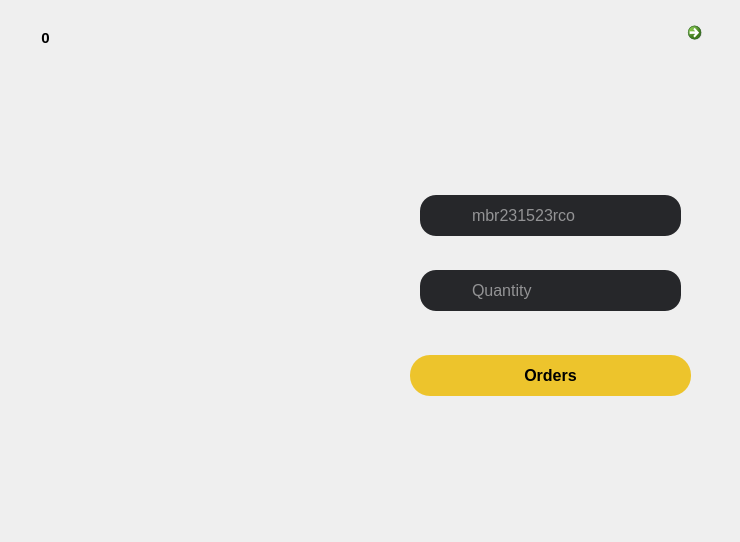
       <widget class="QWidget" name="page_11">
        <widget class="QPushButton" name="pushButton_10">
         <property name="geometry">
          <rect>
           <x>410</x>
           <y>355</y>
           <width>281</width>
           <height>41</height>
          </rect>
         </property>
         <property name="font">
          <font>
           <family>Arial</family>
           <pointsize>12</pointsize>
           <weight>75</weight>
           <bold>true</bold>
          </font>
         </property>
         <property name="styleSheet">
          <string notr="true">QPushButton{
background-color:rgba(237, 196, 44, 1);
color:black;
border-radius:20px;
}

QPushButton:pressed {
      color: white;
    background-color:black;
    color:rgba(237, 196, 44, 1);
}</string>
         </property>
         <property name="text">
          <string>Orders</string>
         </property>
        </widget>
        <widget class="QLineEdit" name="lineEdit_12">
         <property name="geometry">
          <rect>
           <x>420</x>
           <y>195</y>
           <width>261</width>
           <height>41</height>
          </rect>
         </property>
         <property name="font">
          <font>
           <family>Arial</family>
           <pointsize>12</pointsize>
          </font>
         </property>
         <property name="styleSheet">
          <string notr="true">background-color:rgba(38, 39, 42, 1);
border-radius: 16px;
padding-left:50px;
color:white;</string>
         </property>
         <property name="text">
          <string/>
         </property>
         <property name="placeholderText">
          <string>mbr231523rco</string>
         </property>
        </widget>
        <widget class="QLabel" name="label_45">
         <property name="geometry">
          <rect>
           <x>0</x>
           <y>2</y>
           <width>731</width>
           <height>531</height>
          </rect>
         </property>
         <property name="text">
          <string/>
         </property>
         <property name="pixmap">
          <pixmap resource="../images/source.qrc">:/Images/card flat.png</pixmap>
         </property>
         <property name="scaledContents">
          <bool>true</bool>
         </property>
        </widget>
        <widget class="QLabel" name="label_46">
         <property name="geometry">
          <rect>
           <x>430</x>
           <y>275</y>
           <width>31</width>
           <height>31</height>
          </rect>
         </property>
         <property name="styleSheet">
          <string notr="true">backround-color:rgba(82, 82, 82, 1);</string>
         </property>
         <property name="text">
          <string/>
         </property>
         <property name="pixmap">
          <pixmap resource="../images/source.qrc">:/Images/quantity.png</pixmap>
         </property>
         <property name="scaledContents">
          <bool>true</bool>
         </property>
        </widget>
        <widget class="QLabel" name="label_47">
         <property name="geometry">
          <rect>
           <x>430</x>
           <y>200</y>
           <width>31</width>
           <height>31</height>
          </rect>
         </property>
         <property name="styleSheet">
          <string notr="true">backround-color:rgba(82, 82, 82, 1);</string>
         </property>
         <property name="text">
          <string/>
         </property>
         <property name="pixmap">
          <pixmap resource="../images/source.qrc">:/Images/member.png</pixmap>
         </property>
         <property name="scaledContents">
          <bool>true</bool>
         </property>
        </widget>
        <widget class="QCommandLinkButton" name="commandLinkButton_8">
         <property name="geometry">
          <rect>
           <x>680</x>
           <y>15</y>
           <width>41</width>
           <height>41</height>
          </rect>
         </property>
         <property name="text">
          <string/>
         </property>
         <property name="icon">
          <iconset resource="../images/source.qrc">
           <normaloff>:/Images/close.png</normaloff>:/Images/close.png</iconset>
         </property>
         <property name="iconSize">
          <size>
           <width>30</width>
           <height>30</height>
          </size>
         </property>
        </widget>
        <widget class="QLineEdit" name="lineEdit_13">
         <property name="geometry">
          <rect>
           <x>420</x>
           <y>270</y>
           <width>261</width>
           <height>41</height>
          </rect>
         </property>
         <property name="font">
          <font>
           <family>Arial</family>
           <pointsize>12</pointsize>
          </font>
         </property>
         <property name="styleSheet">
          <string notr="true">background-color:rgba(38, 39, 42, 1);
border-radius: 16px;
padding-left:50px;
color:white;</string>
         </property>
         <property name="text">
          <string/>
         </property>
         <property name="placeholderText">
          <string>Quantity</string>
         </property>
        </widget>
        <widget class="QLabel" name="label_66">
         <property name="geometry">
          <rect>
           <x>21</x>
           <y>13</y>
           <width>51</width>
           <height>51</height>
          </rect>
         </property>
         <property name="text">
          <string/>
         </property>
         <property name="pixmap">
          <pixmap resource="../images/source.qrc">:/Images/lingkaran.png</pixmap>
         </property>
        </widget>
        <widget class="QLabel" name="label_67">
         <property name="geometry">
          <rect>
           <x>30</x>
           <y>30</y>
           <width>31</width>
           <height>16</height>
          </rect>
         </property>
         <property name="font">
          <font>
           <pointsize>11</pointsize>
           <weight>75</weight>
           <bold>true</bold>
          </font>
         </property>
         <property name="text">
          <string>0</string>
         </property>
         <property name="alignment">
          <set>Qt::AlignCenter</set>
         </property>
        </widget>
        <zorder>label_45</zorder>
        <zorder>pushButton_10</zorder>
        <zorder>lineEdit_12</zorder>
        <zorder>label_47</zorder>
        <zorder>commandLinkButton_8</zorder>
        <zorder>lineEdit_13</zorder>
        <zorder>label_46</zorder>
        <zorder>label_66</zorder>
        <zorder>label_67</zorder>
       </widget>
